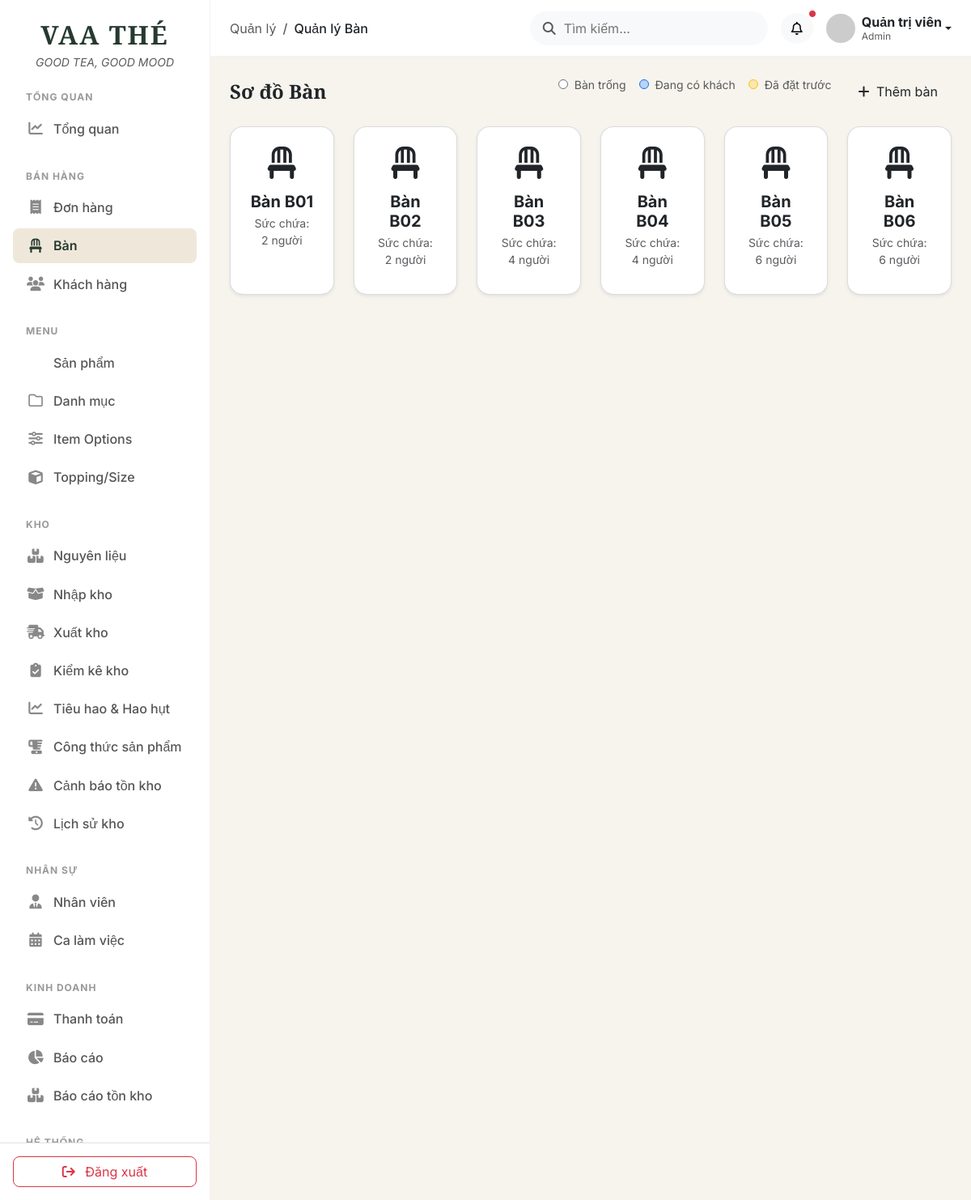
Before: /public/admin.php?route=tables (signed in) with the older database file.
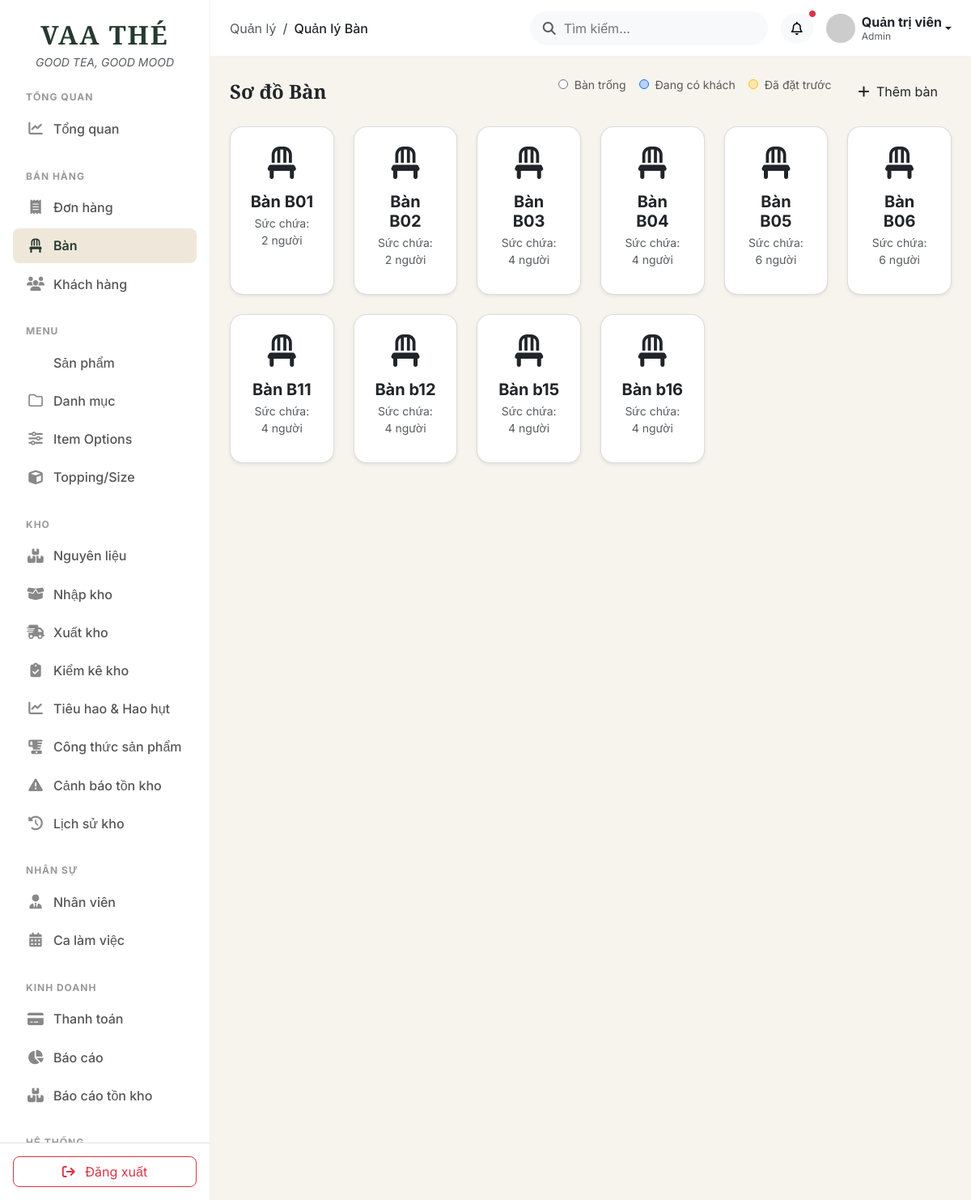
After: the same page with the newer database file.
### tables this page shows
CREATE TABLE `tables` (
  `id` int(10) unsigned NOT NULL AUTO_INCREMENT,
  `table_number` varchar(20) NOT NULL,
  `capacity` int(10) unsigned NOT NULL DEFAULT 4,
  `status` enum('available','occupied','reserved') NOT NULL DEFAULT 'available',
  `created_at` timestamp NOT NULL DEFAULT current_timestamp(),
  `updated_at` timestamp NOT NULL DEFAULT current_timestamp() ON UPDATE current_timestamp(),
  PRIMARY KEY (`id`),
  UNIQUE KEY `table_number` (`table_number`)
);

### app/controllers/Admin/TableController.php (called while the page is built, shortened)
<?php
require_once __DIR__ . '/../../models/Table.php';
class TableController
{
    public function index()
    {
        $tableModel = new TableModel();
        $tables = $tableModel->getAll();
        require_once __DIR__ . '/../../views/admin/tables/index.php';
        require_once __DIR__ . '/../../views/layouts/admin.php';
    }
}

### app/models/Table.php (called while the page is built, shortened)
<?php
require_once __DIR__ . '/../config/database.php';
class TableModel
{
    private $conn;
    public function __construct()
    {
        global $conn;
        $this->conn = $conn;
    }
    public function getAll()
    {
        $sql = "SELECT * FROM tables ORDER BY table_number ASC";
        $result = $this->conn->query($sql);
        return $result->fetch_all(MYSQLI_ASSOC);
    }
}

### app/views/admin/tables/index.php (the view, shortened to what this page needs)
<div class="d-flex justify-content-between align-items-center mb-4">
    <h4 class="font-serif fw-bold text-dark mb-0">Sơ đồ Bàn</h4>
    <div class="d-flex gap-3 text-muted small">
        <div><span class="d-inline-block rounded-circle bg-white border border-secondary me-1 admin-style-ebc508"></span> Bàn trống</div>
        <div><span class="d-inline-block rounded-circle bg-primary bg-opacity-25 border border-primary me-1 admin-style-ebc508"></span> Đang có khách</div>
        <div><span class="d-inline-block rounded-circle bg-warning bg-opacity-25 border border-warning me-1 admin-style-ebc508"></span> Đã đặt trước</div>
        <button type="button"
            class="btn btn-caramel rounded-pill px-3"
            data-bs-toggle="modal"
            data-bs-target="#addTableModal">
            <i class="fa-solid fa-plus me-1"></i> Thêm bàn
        </button>
    </div>
</div>
<div class="row g-4">
    <?php if (empty($tables)): ?>
        <div class="col-12 text-center text-muted py-5">
            Chưa có dữ liệu bàn.
        </div>
    <?php else: ?>
        <?php foreach ($tables as $table): ?>
            <?php
            $bgClass = 'bg-white';
            $borderClass = 'border-secondary border-opacity-25';
            $textClass = 'text-dark';
            $icon = 'fa-chair';
            ?>
            <div class="col-6 col-md-3 col-xl-2">
                <div class="card <?= $bgClass ?> <?= $borderClass ?> shadow-sm rounded-4 text-center h-100" style="cursor: pointer; transition: all 0.3s;" onmouseover="this.classList.add('shadow')" onmouseout="this.classList.remove('shadow')" onclick="window.location.href='admin.php?route=tables&action=show&id=<?= $table['id'] ?>'">
                    <div class="card-body p-4">
                        <i class="fa-solid <?= $icon ?> fs-1 <?= $textClass ?> mb-3"></i>
                        <h5 class="fw-bold text-dark mb-1">Bàn <?= $table['table_number'] ?></h5>
                        <div class="small text-muted mb-2">Sức chứa: <?= $table['capacity'] ?> người</div>
                    </div>
                </div>
            </div>
        <?php endforeach; ?>
    <?php endif; ?>
</div>

Changed rows visible on the page:
added tables: table_number "B11", capacity "4"
added tables: table_number "b12", capacity "4"
added tables: table_number "b15", capacity "4"
added tables: table_number "b16", capacity "4"
